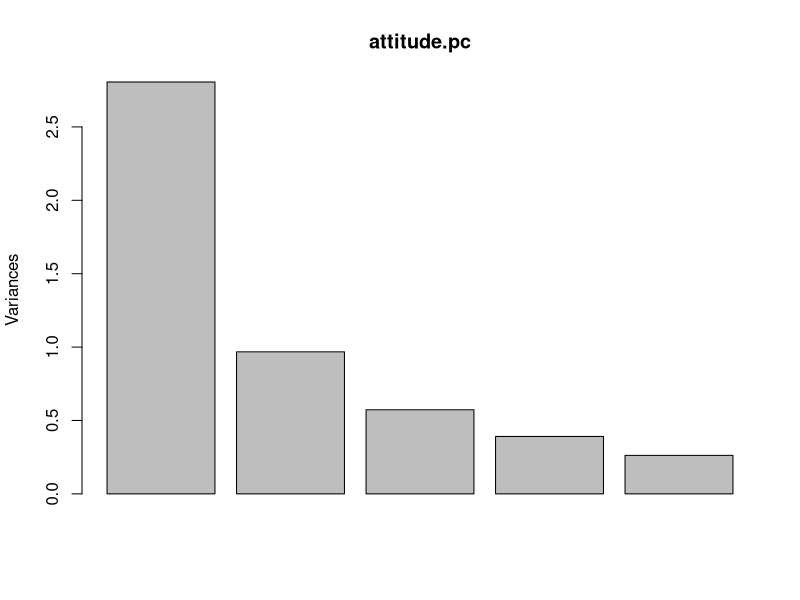
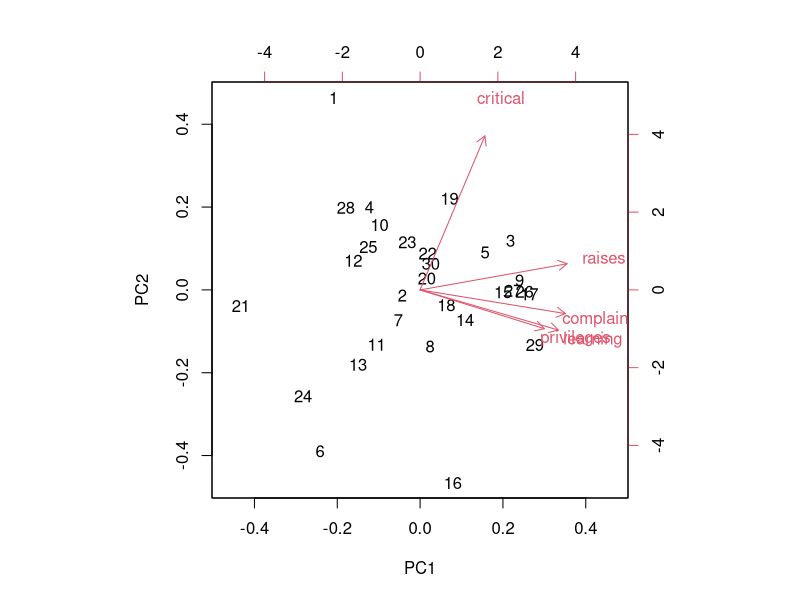
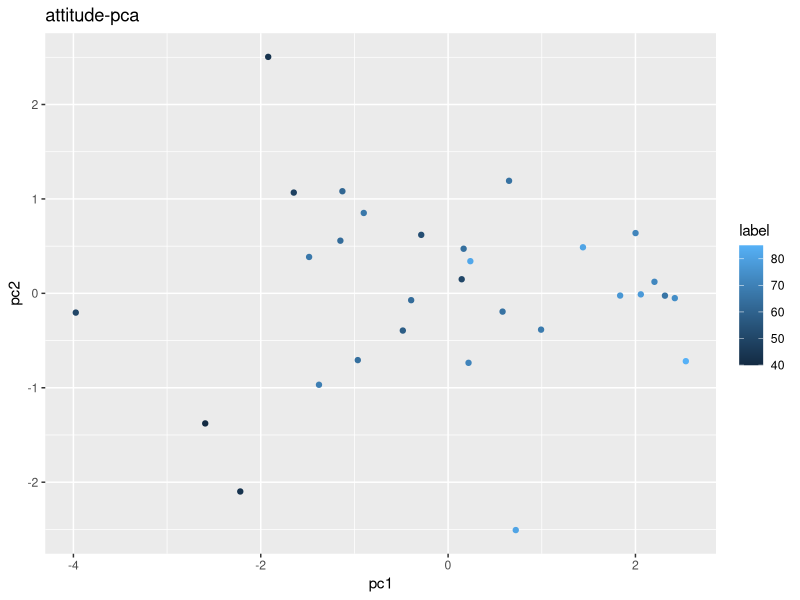

These figures' R source, in order:
require(ggplot2)
# attitude : Attitudes Toward Supervisors
# Y	    rating	numeric	Overall rating
# X[1]	complaints	numeric	Handling of employee complaints
# X[2]	privileges	numeric	Does not allow special privileges
# X[3]	learning	numeric	Opportunity to learn
# X[4]	raises	numeric	Raises based on performance
# X[5]	critical	numeric	Too critical
# X[6]	advancel	numeric	Advancement

d <- attitude
head(d)
#      rating complaints privileges learning raises critical advance
# 1     43         51         30       39     61       92      45
# 2     63         64         51       54     63       73      47
# 3     71         70         68       69     76       86      48
# 4     61         63         45       47     54       84      35
# 5     81         78         56       66     71       83      47
# 6     43         55         49       44     54       49      34

attitude.pc <- prcomp(d[,2:6], scale=TRUE)

# 各主成分の標準偏差, 寄与率, 累積寄与率
summary(attitude.pc)
# Importance of components:
#                           PC1    PC2    PC3     PC4     PC5     PC6     PC7
# Standard deviation     1.9278 1.0681 0.9204 0.78286 0.56892 0.46747 0.37475
# Proportion of Variance 0.5309 0.1630 0.1210 0.08755 0.04624 0.03122 0.02006
# Cumulative Proportion  0.5309 0.6939 0.8149 0.90248 0.94872 0.97994 1.00000

# Rotation : 各主成分の固有ベクトル (合成変数の意味)
attitude.pc$rotation
# PC1        PC2         PC3        PC4        PC5
# complaints 0.5090589 -0.1415816  0.04991461  0.7029582  0.4734681
# privileges 0.4352465 -0.2315203 -0.83038342 -0.1716099 -0.1948647
# learning   0.4843209 -0.2397377  0.37479163 -0.6645630  0.3547484
# raises     0.5150975  0.1559771  0.37358608  0.1328045 -0.7437352
# critical   0.2269964  0.9189940 -0.16714239 -0.1308392  0.2426256

# Eigenvalue
screeplot(attitude.pc)

# 主成分得点
biplot(attitude.pc, choices=c(1, 2))

pc <- data.frame(
    pc1=attitude.pc$x[,1],
    pc2=attitude.pc$x[,2],
    label=d[,1]
)

p <- ggplot(
  pc,
  aes(
    x=pc1,
    y=pc2
  )
)

g <- p + geom_point(aes(colour=label), alpha=1) +
      labs(title="attitude-pca", x="pc1", y="pc2")
plot(g)
